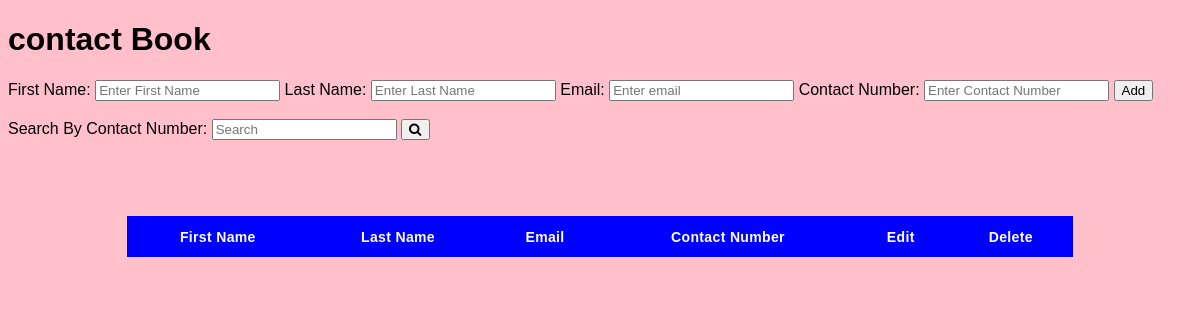
The app's page /, older data.
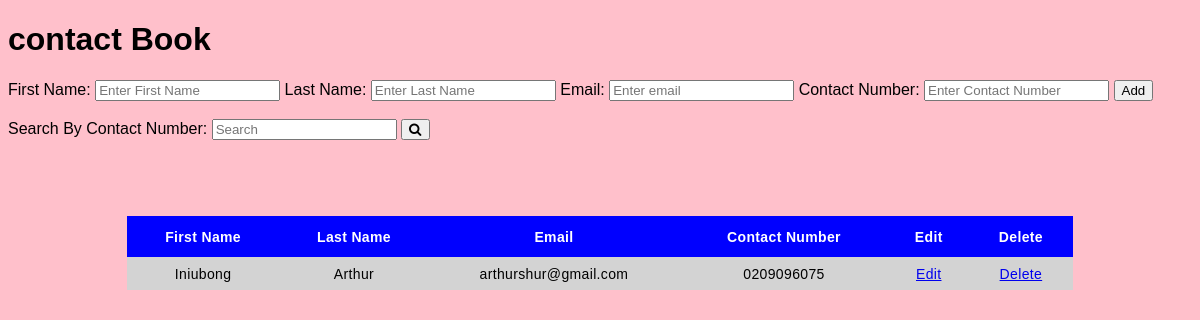
The same page, newer data.
### home/models.py (models this page shows)
class Contact(models.Model):
    first_name = models.CharField(max_length=120)
    last_name = models.CharField(max_length=120)
    email = models.EmailField()
    contact_number = models.CharField(max_length=11)

### home/views.py (the view)
# urls.py: path('', views.saveinfo, name='saveinfo'),
def saveinfo(request):
    if request.method == "POST":
        first_name = request.POST.get('first_name')
        last_name = request.POST.get('last_name')
        email = request.POST.get('email')
        contact_number = request.POST.get('phone')
        Contact.objects.create(first_name= first_name, last_name=last_name, email=email, contact_number=contact_number)
    data = Contact.objects.all()
    print(data)
    return render(request, "index.html", {'Data': data})

### home/templates/index.html (shortened to what this page needs)
<!DOCTYPE html>
<html lang="en">
<head>
    <link rel="stylesheet" href="https://cdnjs.cloudflare.com/ajax/libs/font-awesome/4.7.0/css/font-awesome.min.css">
</head>
<body>
    <h1>contact Book</h1>
    <form acton="{% url 'saveinfo' %}" class="form-inline" method="post">
        <label for="firstname">First Name:</label>
        <input type="text" id="firstname" placeholder="Enter First Name" name="first_name" required>
        <label for="lastname">Last Name:</label>
        <input type="text" id="lastname" placeholder="Enter Last Name" name="last_name" required>
        <label for="email">Email:</label>
        <input type="email" id="email" placeholder="Enter email" name="email" required>
        <label for="phone">Contact Number:</label>
        <input type="phone" id="phone" name="phone" placeholder="Enter Contact Number" name="contact_number" required>
        <button type="submit">Add</button>
    </form>
    <br>
    <form method="get" action="/search">
        <label for="search">Search By Contact Number:</label>
        <input type="phone" id="query1" placeholder="Search " name="query1">
        <button type="submit"><i class="fa fa-search"></i></button>
    </form>
    <br>
    <div class="table-container">
        <br>
        <table class="table" id="dataTable" width="100%" cellspacing="0">
            <thead>
                <tr>
                    <th>First Name</th>
                    <th>Last Name</th>
                    <th>Email</th>
                    <th>Contact Number</th>
                    <th>Edit</th>
                    <th>Delete</th>
                </tr>
            </thead>
            {% for info in Data %}
            <tr>
                <td data-label="Name">{{ info.first_name}}</td>
                <td data-label="Name">{{ info.last_name }}</td>
                <td data-label="Email">{{ info.email }}</td>
                <td data-label="ContactNumber">{{ info.contact_number }}</td>
                <td><a href="{% url 'edit' info.id %}" class=" btn btn-success ">Edit</a></td>
                <td><a href="{% url 'delete' info.id %}" class=" btn btn-danger ">Delete</a></td>
            </tr>
            {% endfor %}
        </table>
    </div>
</body>
</html>

Row changes from the older to the newer data that the page shows:
added Contact: first_name "Iniubong", last_name "Arthur", email "arthurshur@gmail.com", contact_number "0209096075"
